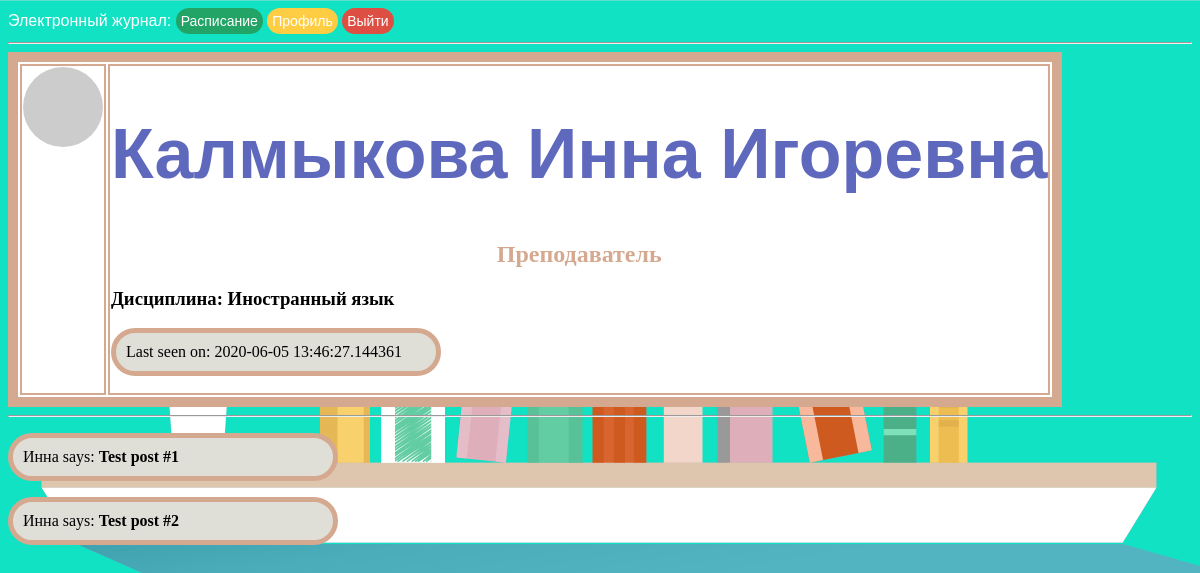
The page /user/Инна_Калмыкова_id-126 (signed in) on the database its author committed.
### app/models.py (models this page shows, shortened)
class User(UserMixin, db.Model):
    id = db.Column(db.Integer, primary_key=True)
    priority = db.Column(db.String(64))
    surname = db.Column(db.String(64), index=True)
    name = db.Column(db.String(64), index=True)
    patronymic = db.Column(db.String(64), index=True)
    email = db.Column(db.String(120), index=True, unique=True)
    phone = db.Column(db.Integer, index=True, unique=True)
    groups = db.Column(db.String(60), index=True)
    password_hash = db.Column(db.String(128))
    about_me = db.Column(db.String(140))
    last_seen = db.Column(db.DateTime, default=datetime.today)
    def avatar(self, size):
        digest = md5(self.email.lower().encode('utf-8')).hexdigest()
        return 'https://www.gravatar.com/avatar/{}?d=mp&s={}'.format(digest, size)
    @login.user_loader
    def load_user(id):
        return User.query.get(int(id))

### app/routes.py (the view)
@app.route('/user/<name>_<surname>_id-<id>')
@login_required
def user(name, surname, id):
    user = User.query.filter_by(id=id).first_or_404()
    posts = [
        {'author': user, 'body': 'Test post #1'},
        {'author': user, 'body': 'Test post #2'}
    ]
    return render_template('user.html', user=user, posts=posts, title=f'{surname} {name}')

### app/routes.py (called while the page is built)
@app.before_request
def before_request():
    if current_user.is_authenticated:
        current_user.last_seen = datetime.today()
        db.session.commit()

### app/templates/user.html (shortened to what this page needs)
<!DOCTYPE html>
{% extends "base.html" %}
{% block content %}
    <table class="pofile" style="border:10px solid #d4a990;">
        <tr valign="top">
            <td><img src="{{ user.avatar(128) }}" alt="" class="round"></td>
            <td><h1> {{ user.surname }} {{ user.name }} {{user.patronymic}}</h1>
                <h2>{{ user.priority}}</h2>
                {%if user.priority == "Преподаватель"%}
                    <h3>Дисциплина: {{user.groups}}</h3>
                {%else%}
                    <h3>Группа: {{user.groups}}</h3>
                {%endif%}
                {% if user.last_seen %}<p>Last seen on: {{ user.last_seen }}</p>{% endif %}
            </td>
        </tr>
    </table>
    <hr>
    {% for post in posts %}
    <p>
    {{ post.author.name }} says: <b>{{ post.body }}</b>
    </p>
    {% endfor %}
{% endblock %}

### app/static/css/style.css (style rules this page uses)
body { background-color: azure }
h1 { color: #5e68bd; text-align: center; font-size: 70px; font-family: arial; }
h2 { color:#d4a990; font-family: calibri; text-align: center; }
td, table, tr, .schedule { border: 2px solid #d4a990; color:black; font-family: calibri; background:white; }
p { color: black; padding: 10px 10px; width: 300px; background: #DFDFD8; font-family: consolas; border: 5px solid #d4a990; border-radius: 50px; }
body { background: url("/static/images/background-min.png"); color:#fff ; background-attachment: scroll; background-repeat: repeat-x; background-size:cover; }

### app/templates/user.html (style rules this page uses)
.round { border-radius: 100px; }

### rows shown on the page
User: surname "Калмыкова", name "Инна", patronymic "Игоревна", priority "Преподаватель", groups "Иностранный язык", last_seen "2020-06-05 13:46:27.144361", author.name "Инна" "Инна"

### other values the page prints
{{ post.body }} "Test post #1" "Test post #2"
